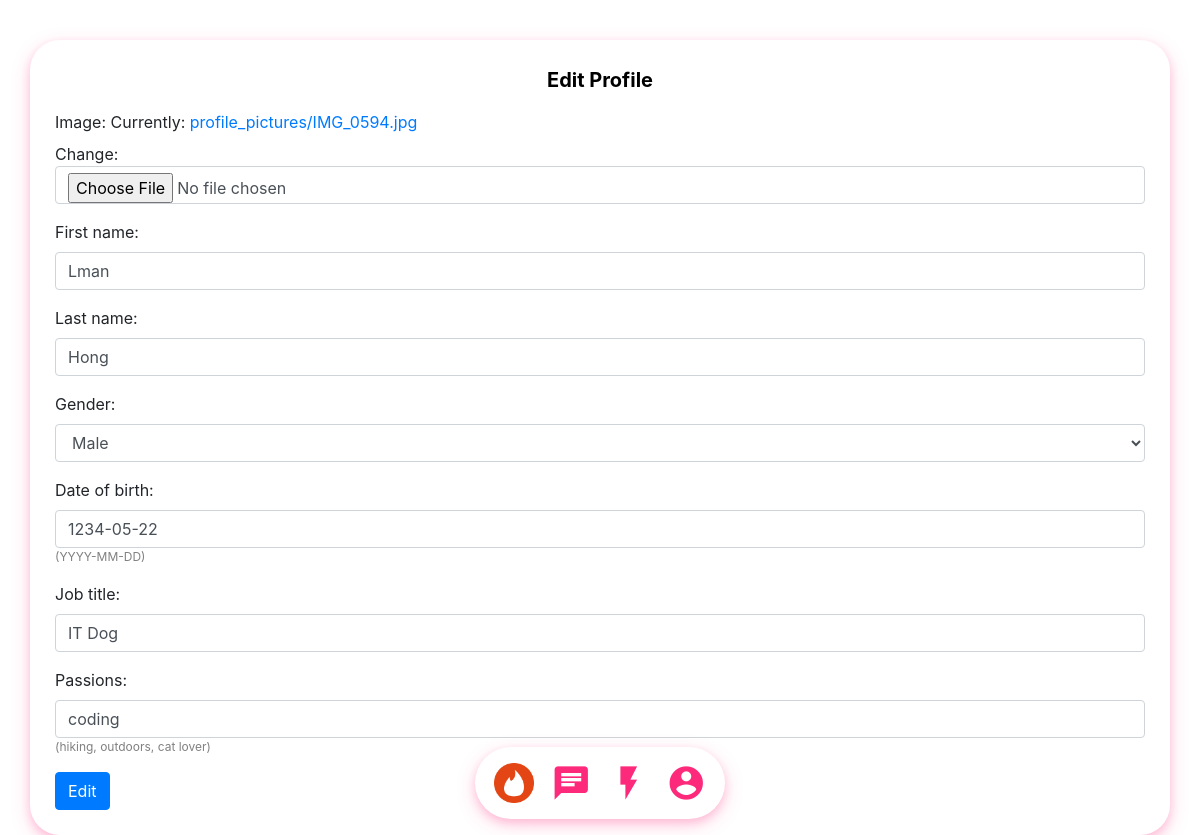
/account/profile_update/ (signed in), run on the app's committed database.
### account/models.py (models this page shows, shortened)
class Profile(models.Model):
    GENDER_CHOICES = (
        ('M', 'Male'),
        ('F', 'Female'),
        ('U', 'Uncertain')
    )
    user = models.OneToOneField(settings.AUTH_USER_MODEL, on_delete=models.CASCADE)
    image = models.ImageField(default='profile_pictures/default.jpg', upload_to='profile_pictures')
    first_name = models.CharField(default=None, null=True, max_length=64)
    last_name = models.CharField(default=None, null=True, max_length=64)
    gender = models.CharField(default=None, null=True, max_length=1, choices=GENDER_CHOICES)
    date_of_birth = models.DateField(default=None, null=True, help_text='YYYY-MM-DD')
    job_title = models.CharField(default=None, null=True, max_length=128)
    passions = models.CharField(default=None, null=True, max_length=256, help_text='hiking, outdoors, cat lover')

### account/views.py (the view)
# urls.py: path('profile_update/', account.views.profile_update, name='profile_update'),
@login_required
def profile_update(request):
    if request.method == 'POST':
        form = ProfileUpdateForm(request.POST, request.FILES, instance=request.user.profile)
        if form.is_valid():
            form.save()
            return redirect('profile')
    else:
        form = ProfileUpdateForm(instance=request.user.profile)
    context = {}
    context['profile_update_form'] = form
    return render(request, 'profile_update.html', context)

### account/forms.py
class ProfileUpdateForm(forms.ModelForm):
    class Meta:
        model = Profile
        fields = ('image', 'first_name', 'last_name', 'gender', 'date_of_birth', 'job_title', 'passions')
    def __init__(self, *args, **kwargs):
        super(ProfileUpdateForm, self).__init__(*args, **kwargs)
        for field_name, field in self.fields.items():
            field.widget.attrs['class'] = 'form-control'

### account/templates/profile_update.html (shortened to what this page needs)
{% extends 'base.html' %}
{% block content %}
<div class="container d-flex flex-column">
    <span class="text-center title">Edit Profile</span>
    <form method="post" enctype="multipart/form-data">
        {% for field in profile_update_form %}
            <div class="form-group">
                {{field.label_tag}}
                {{field}}
                {% if field.help_text %}
                    <div class="help-text" style="color: grey;">({{field.help_text}})</div>
                {% endif %}
            </div>
        {% endfor %}
        <button type="submit" class="btn btn-primary">Edit</button>
    </form>
</div>
{% endblock content %}

### data on the page
Profile: profile_update_form "Lman" "Hong" "Male" "1234-05-22" "IT Dog" "coding"

### other printed values
{{ field.label_tag }} "Image:" "First name:" "Last name:" "Gender:" "Date of birth:" "Job title:" "Passions:"
{{ field.help_text }} "YYYY-MM-DD" "hiking, outdoors, cat lover"
